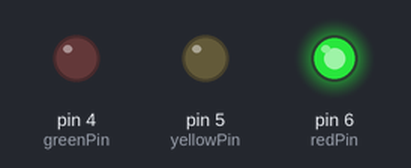
A sketch run on a simulated Arduino Nano, built with avr-gcc and run on an emulated ATmega328P. On the bench: output pins drawn as LEDs (lit = HIGH).

Above: at 2.5 s.
At 6.2 s:
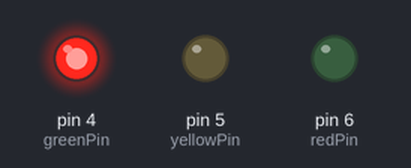
At 8.0 s:
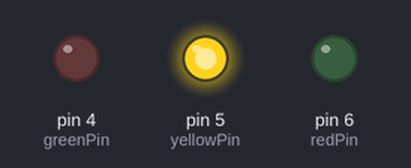
Timing chart, 0 to 11.1 s (numbered marks = the images above):
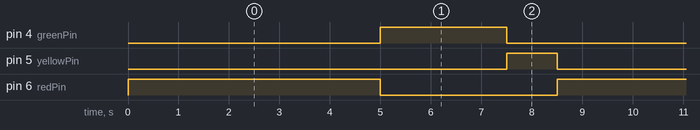

The sketch:

LED-Traffic-Light.ino
```cpp
const uint8_t redPin = 6;
const uint8_t yellowPin = 5;
const uint8_t greenPin = 4;

const uint16_t redDelayMs = 5000;
const uint16_t yellowDelayMs = 1000;
const uint16_t greenDelayMs = 2500;

void setup() {
  pinMode(redPin, OUTPUT);
  pinMode(yellowPin, OUTPUT);
  pinMode(greenPin, OUTPUT);
}

void loop() {
  // Red signal
  digitalWrite(redPin, HIGH);
  delay(redDelayMs);
  digitalWrite(redPin, LOW);

  // Green signal
  digitalWrite(greenPin, HIGH);
  delay(greenDelayMs);
  digitalWrite(greenPin, LOW);

  // Yellow signal
  digitalWrite(yellowPin, HIGH);
  delay(yellowDelayMs);
  digitalWrite(yellowPin, LOW);
}
```

Measured:
- by itself, pin 4 (greenPin): alternates HIGH for 2.5 s and LOW for 6.0 s
- by itself, pin 5 (yellowPin): alternates HIGH for 1.0 s and LOW for 7.5 s
- by itself, pin 6 (redPin): alternates HIGH for 5.0 s and LOW for 3.5 s
